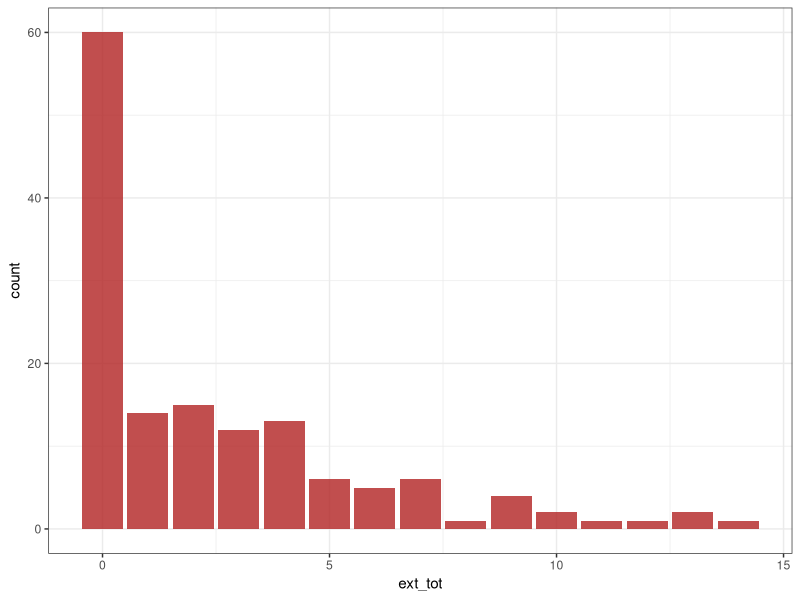
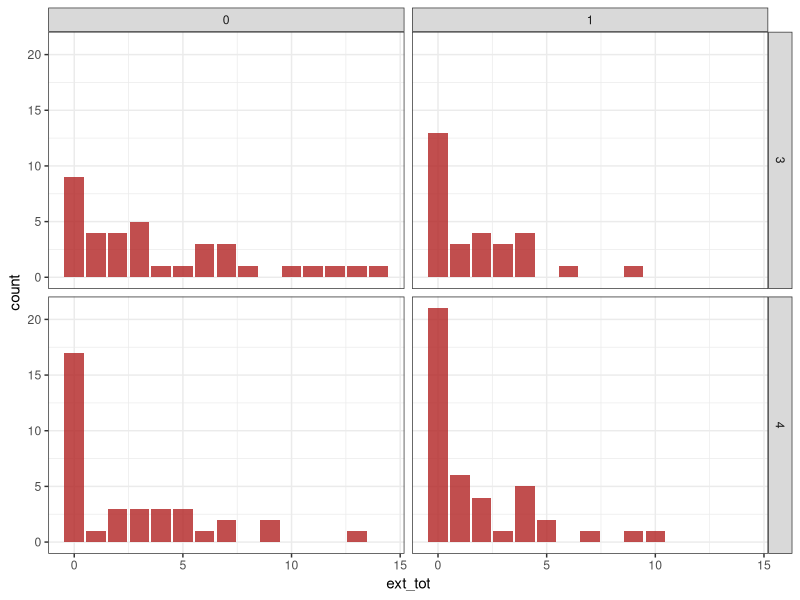
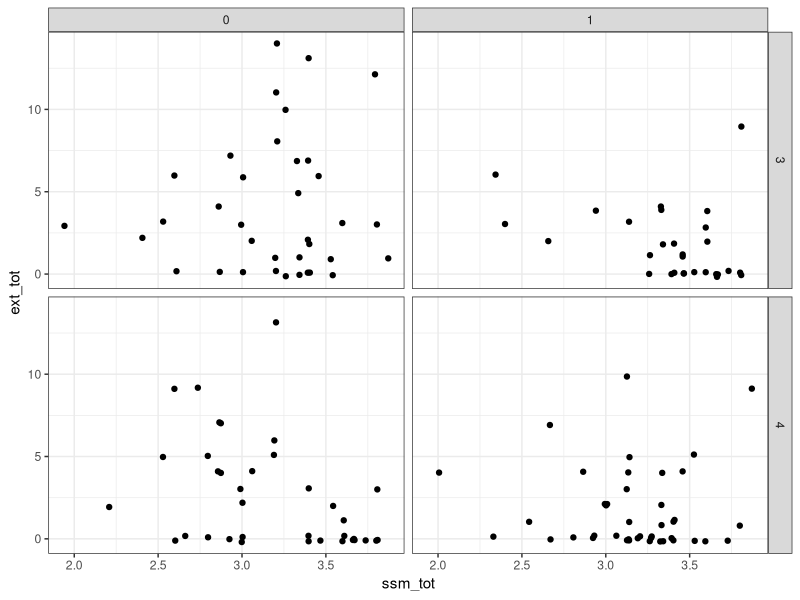
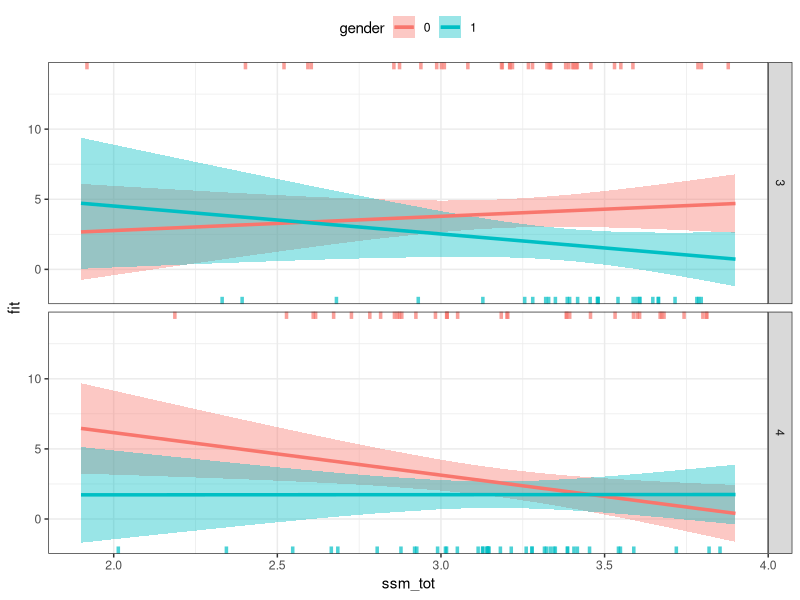

The R script that drew these images, in order:
setwd("Job/ARCA/course-open-science/code/attachment/01-attachment-base/")
rm(list = ls())

my_data <-readxl::read_excel("att-quest.xlsx")
my_data <- as.data.frame(my_data)

str(my_data)

# Data munging

my_data$id = factor(my_data$id)
my_data$grade = factor(my_data$grade)
my_data$gender<-factor(my_data$gender)

# Compute questionnaire score

#  - ssm
my_data$ssm1 = abs(my_data$ssm1 - 5)
my_data$ssm3 = abs(my_data$ssm3 - 5)
my_data$ssm4 = abs(my_data$ssm4 - 5)
my_data$ssm9 = abs(my_data$ssm9 - 5)
my_data$ssm10 = abs(my_data$ssm10 - 5)
my_data$ssm13 = abs(my_data$ssm13 - 5)
my_data$ssm15 = abs(my_data$ssm15 - 5)

my_data$ssm_tot <- (my_data$ssm1 +my_data$ssm2+ my_data$ssm3 +my_data$ssm4+my_data$ssm5 +my_data$ssm6+my_data$ssm7 + my_data$ssm8+my_data$ssm9+
  my_data$ssm10+ my_data$ssm11+my_data$ssm12+my_data$ssm13+my_data$ssm14 + my_data$ssm15)/15

# - sdq

my_data$sdq7 = abs(my_data$sdq7 - 2)
my_data$sdq11 = abs(my_data$sdq11 - 2)
my_data$sdq14 = abs(my_data$sdq14 - 2)
my_data$sdq21 = abs(my_data$sdq21 - 2)
my_data$sdq25 = abs(my_data$sdq25 - 2)

my_data$int_tot<-my_data$sdq3+my_data$sdq6+my_data$sdq8 +my_data$sdq11+ my_data$sdq13+my_data$sdq14 + 
  my_data$sdq16+my_data$sdq19+my_data$sdq23+my_data$sdq24
my_data$ext_tot<-my_data$sdq2+my_data$sdq5+ my_data$sdq7+my_data$sdq10 +my_data$sdq12+my_data$sdq15 +
  my_data$sdq18+my_data$sdq21+ my_data$sdq22 +my_data$sdq25

my_data =my_data[, c("id", "grade", "gender", "ssm_tot", "int_tot", "ext_tot")]

# Descriptive stat
summary(my_data)
table(my_data$gender, my_data$grade) 

library('ggplot2')
theme_set(theme_bw())

ggplot(my_data) +
  geom_bar(aes(x = ext_tot), fill = "firebrick", alpha = .8)
sd(my_data$ext_tot)

ggplot(my_data) +
  geom_bar(aes(x = ext_tot), fill = "firebrick", alpha = .8)+
  facet_grid(grade~gender)

tapply(my_data$ext_tot, INDEX = list(my_data$gender, my_data$grade), FUN = mean)
tapply(my_data$ext_tot, INDEX = list(my_data$gender, my_data$grade), FUN = sd)

ggplot(my_data) +
  geom_jitter(aes(x = ssm_tot, y = ext_tot), width= .01, height = .2) +
  facet_grid(grade~gender)

# Models
fit <-lm(ext_tot ~ ssm_tot * gender * grade, data = my_data)
summary(fit)

car::Anova(fit)
ext_emmeans <- emmeans::emtrends(fit, pairwise ~ grade*gender, var = 'ssm_tot', adjust = "mvt")
ext_emmeans

ggplot(as.data.frame(effects::effect("ssm_tot * gender * grade", fit, xlev = 20))) +
  geom_ribbon(aes(x= ssm_tot, ymin = lower, ymax=upper, fill =gender), alpha = .4) +
  geom_line(aes(x= ssm_tot, y = fit, color =gender), size = 1.2) +
  geom_rug(data = my_data[my_data$gender == 0,],
           aes(x= ssm_tot, color = gender, y = ext_tot), size = 1.2, alpha = .7,
           position = position_jitter(width = .02, height = 0), sides = "t") +
  geom_rug(data = my_data[my_data$gender == 1,],
           aes(x= ssm_tot, color = gender, y = ext_tot), size = 1.2, alpha = .7,
           position = position_jitter(width = .02, height = 0), sides = "b") +
  facet_grid(grade~.) +
  theme(legend.position = "top")
